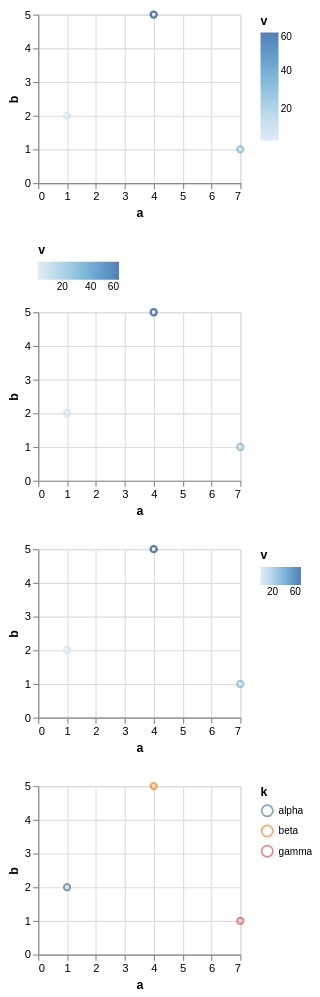

Vega-Lite specification for this chart:
### Vega-Lite specification from a JSON file in a GitHub repository (floating-point values rounded to 4 significant figures)
{"$schema": "https://vega.github.io/schema/vega-lite/v6.json", "description": "Five of `config.legend`'s words are Vega-Lite's alone and are spent before anything is emitted: `VL_ONLY_LEGEND_CONFIG = ['gradientHorizontalMaxLength', 'gradientHorizontalMinLength', 'gradientVerticalMaxLength', 'gradientVerticalMinLength', 'unselectedOpacity']`, which `stripAndRedirectConfig` deletes from the block on the way out — `if (config.legend) { for (const prop of VL_ONLY_LEGEND_CONFIG) delete config.legend[prop]; }`. Passed straight through, they reached the renderer as five words Vega has never heard of in the block it applies to every legend, and the thing they were meant to decide was decided by a constant instead. What they decide is a colour ramp's length: `defaultGradientLength` destructures the four bounds out of the legend configuration and returns `gradientLengthSignal(model, 'height', gradientVerticalMinLength, gradientVerticalMaxLength)` for a vertical ramp, the same against `'width'` for a horizontal one oriented top or bottom, and the bare `gradientHorizontalMinLength` for a horizontal ramp anywhere else, `gradientLengthSignal` writing `clamp(size, min, max)`. The first row is a ramp down the side of the plot, so its length is the height clamped between the vertical bounds this theme asked for rather than between upstream's default sixty-four and two hundred. The second is a ramp along the top, clamped between the horizontal bounds against the width. The third is a horizontal ramp beside the plot, which has no width to follow and is simply as short as a horizontal ramp is allowed to be, proving the minimum is read on its own and not only as half of a clamp. The fourth is a discrete scale whose legend a selection picks through, drawn at `unselectedOpacity` where it is not picked, and it also shows that a symbol legend takes no length at all from the four bounds. The last row must not change: `labelFontSize` is a word Vega does know, so it survives in `config.legend` and keeps the block from disappearing, which is what distinguishes deleting five named keys from dropping the block whole.", "data": {"values": [{"a": 1, "b": 2, "v": 3, "k": "alpha"}, {"a": 4, "b": 5, "v": 60, "k": "beta"}, {"a": 7, "b": 1, "v": 25, "k": "gamma"}]}, "config": {"legend": {"gradientVerticalMinLength": 24, "gradientVerticalMaxLength": 96, "gradientHorizontalMinLength": 36, "gradientHorizontalMaxLength": 72, "unselectedOpacity": 0.15, "labelFontSize": 9}}, "vconcat": [{"width": 180, "height": 150, "mark": "point", "encoding": {"x": {"field": "a", "type": "quantitative"}, "y": {"field": "b", "type": "quantitative"}, "color": {"field": "v", "type": "quantitative"}}}, {"width": 180, "height": 150, "mark": "point", "encoding": {"x": {"field": "a", "type": "quantitative"}, "y": {"field": "b", "type": "quantitative"}, "color": {"field": "v", "type": "quantitative", "legend": {"orient": "top"}}}}, {"width": 180, "height": 150, "mark": "point", "encoding": {"x": {"field": "a", "type": "quantitative"}, "y": {"field": "b", "type": "quantitative"}, "color": {"field": "v", "type": "quantitative", "legend": {"orient": "right", "direction": "horizontal"}}}}, {"width": 180, "height": 150, "params": [{"name": "picked", "select": {"type": "point", "fields": ["k"]}, "bind": "legend"}], "mark": "point", "encoding": {"x": {"field": "a", "type": "quantitative"}, "y": {"field": "b", "type": "quantitative"}, "color": {"field": "k", "type": "nominal"}}}]}
